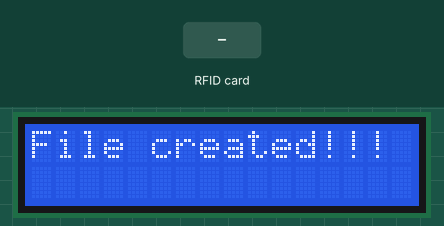
Simulated run of this sketch. Board: ESP32. On the bench: 16×2 character LCD. The test bench sets the inputs (shaded band). WiFi joins after 1.5 s; servers stay silent unless stated; uploads are accepted with an empty reply; storage starts empty; what the sketch prints to the serial monitor is not drawn.

Above: at 1.2 s.
At 16.0 s:
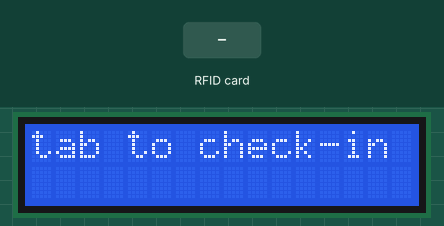
16.1 s: RFID card 5E 7A 19 C4 held to the reader
At 17.5 s:
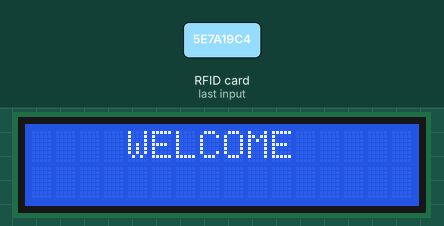
Timing chart, 0 to 19.1 s (numbered marks = the images above; inputs shaded):
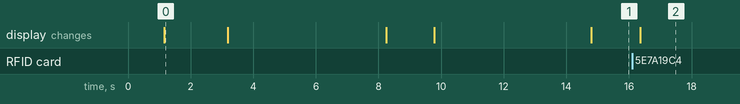

Measured:
- after the input at 16.1 s, the display: changes after 0.26 s (image 2)
- what the display in image 0 shows lasts 2.0 s, from 1.2 s to 3.2 s

The sketch:

attendance.ino
```cpp
#include <SPI.h>
#include <MFRC522.h>
#include <LiquidCrystal_I2C.h>
#include <WiFi.h>
#include <WiFiManager.h>
#include <HTTPClient.h>
#include "FS.h"
#include "SD.h"

#define SS_PIN  12
#define RST_PIN 13

#define CS_PIN 14

MFRC522 rfid(SS_PIN, RST_PIN);
MFRC522::MIFARE_Key key;
LiquidCrystal_I2C lcd(0x3f, 16, 2);
File dataFile;
WiFiManager wifiManager;
HTTPClient httpClient;

String url = "https://student.eng.chula.ac.th/app/checkrfid.php?rfid=";

String dirName = "/Attendance";
String fileName = "/ID";
String newFile = "";

String strID = "";
uint32_t lastread = 0;
bool cleared = true;
bool online = false;

String readtag(void);


void setup() {
  Serial.begin(115200);
//  wifiManager.resetSettings();
  lcd.begin();
  lcd.backlight();

  Serial.print("Initializing SD card...");
  lcd.home();
  lcd.print("checking SD card");
  lcd.home();
  delay(1000);

  if (!SD.begin(CS_PIN))
  {
    Serial.println("Card failed, or not present");
    lcd.print("card FAILED     ");
    while(1);
  }
  Serial.println("card initialized.");
  Serial.println("Creating Dir: /Attendance");
  if(!SD.mkdir(dirName))
  {
    Serial.println("mkdir failed");
    lcd.home();
    lcd.print("mkdir failed    ");
    while(1);
  }
  Serial.println("Dir created");
  lcd.home();
  lcd.print("Dir created     ");

  File dir = SD.open(dirName);
  if(!dir){
      Serial.println("Failed to open directory");
      while(1);
  }

  String number;
  uint8_t lastFile = 0;

  File file = dir.openNextFile();
  while(file)
  {
    String _fileName = file.name();
    Serial.println(_fileName);

    if (_fileName.substring(_fileName.lastIndexOf(".")) == ".TXT" &&
        _fileName.substring(_fileName.lastIndexOf("/"),
                            _fileName.lastIndexOf("/") + fileName.length()) == fileName)
    {
      number = _fileName.substring(_fileName.lastIndexOf("/") + fileName.length(),
                                   _fileName.lastIndexOf("."));

      if (number.toInt() > lastFile)
        lastFile = number.toInt();
    }
    file = dir.openNextFile();
  }
  file.close();
  dir.close();

  fileName.concat((lastFile + 1) < 10 ? "0" : "");
  fileName.concat(lastFile + 1);
  fileName.concat(".TXT");
  newFile = dirName + fileName;

  file = SD.open(newFile, FILE_WRITE);
  if(!file)
  {
    Serial.println("Failed to open file for writing");
  }
  file.close();
  Serial.print("File created: ");   Serial.println(newFile);
  lcd.home();           lcd.print("File created!!! ");
  delay(2000);          lcd.clear();
  lcd.home();           lcd.print(dirName);
  lcd.setCursor(0, 1);  lcd.print(fileName);

  SPI.begin();
  rfid.PCD_Init();

  delay(5000);          lcd.clear();
  lcd.home();           lcd.print("connecting Wi-Fi");

  wifiManager.setTimeout(60);
  wifiManager.setAPCallback(configModeCallback);
  if(! wifiManager.autoConnect("card_reader"))
  {
    Serial.println("failed to connect and hit timeout");
    online = false;
    lcd.clear();
    lcd.home();           lcd.print("offline mode    ");
  }
  else
  {
    online = true;
    lcd.clear();
    lcd.home();           lcd.print("connectted to : ");
    lcd.setCursor(0, 1);  lcd.print(WiFi.SSID());
  }
  Serial.print("\n\n");
  delay(5000);            lcd.clear();
  lcd.home();             lcd.print("tab to check-in");
}
void loop()
{
  strID = readtag();
  if (strID != "")
  {
    Serial.println(strID);
    if (online)
    {
      url = "https://student.eng.chula.ac.th/app/checkrfid.php?rfid=";
      url.concat(strID);
      Serial.print("url = ");       Serial.println(url.c_str());
      httpClient.begin(url.c_str());
      int httpCode = httpClient.GET();

      if( httpCode == 200 )
      {
        String response = httpClient.getString();
        Serial.print("response: "); Serial.println(response);
        if (response == "0")
        {
          lcd.home();               lcd.print("  ---UNKNOW---  ");
          lcd.setCursor(0, 1);      lcd.print("                ");
          lcd.setCursor(0, 1);      lcd.print(strID);
          appendFile(strID + "\n");
        }
        else
        {
          lcd.home();               lcd.print("    WELCOME     ");
          lcd.setCursor(0, 1);      lcd.print("                ");
          lcd.setCursor(0, 1);      lcd.print(response);
          appendFile(response + "\n");
        }
      }
      else
      {
        Serial.printf("error HTTP code: %d\n", httpCode);
        lcd.clear();
        lcd.home();               lcd.print("error ");              lcd.print(httpCode);
        lcd.setCursor(0, 1);      lcd.print("                ");
        lcd.setCursor(0, 1);      lcd.print(strID);
        appendFile(strID + "\n");
      }
    }
    else
    {
      lcd.home();               lcd.print("  ---offline--- ");
      lcd.setCursor(0, 1);      lcd.print("                ");
      lcd.setCursor(0, 1);      lcd.print(strID);
      appendFile(strID + "\n");
    }

    lastread = millis();
    cleared = false;
  }
  if (millis() - lastread >= 4000 && cleared == false)
  {
    lcd.home();             lcd.print("tab to check-in ");
    lcd.setCursor(0, 1);    lcd.print("                ");
    cleared = true;
  }
}

void configModeCallback (WiFiManager *mywifiManager){
  lcd.home();           lcd.print("Starting AP...  ");
  lcd.setCursor(0, 1);  lcd.print("AP : card_reader");
}

String readtag(void){
  String strID = "";

  if (rfid.PICC_IsNewCardPresent() && rfid.PICC_ReadCardSerial())
  {
//    Serial.print("PICC type: ");
//    MFRC522::PICC_Type piccType = rfid.PICC_GetType(rfid.uid.sak);
//    Serial.println(rfid.PICC_GetTypeName(piccType));

    for (byte i = 0; i < 7; i++)
    {
      strID += (rfid.uid.uidByte[i] < 0x10 ? "0" : "") +
         String(rfid.uid.uidByte[i], HEX);
    }
    strID.toUpperCase();
//    Serial.println(strID);
    rfid.PICC_HaltA();
    rfid.PCD_StopCrypto1();
  }
  return strID;
}

void appendFile(String message){
    Serial.println("Appending to file");

    File file = SD.open(newFile, FILE_APPEND);
    if(!file){
        Serial.println("Failed to open file for appending\n");
        lcd.home();       lcd.print("SD card failed  ");
        return;
    }
    if(file.print(message))
        Serial.println("Message appended\n");
    else
    {
        Serial.println("Append failed\n");
        lcd.home();       lcd.print("Append failed   ");
        cleared = false;
        lastread = millis();
    }
    file.close();
}
```
